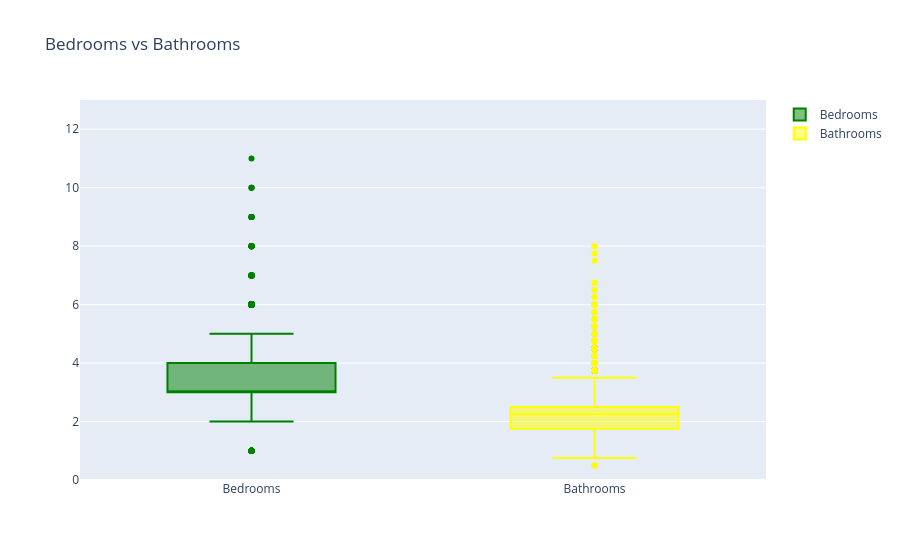

The notebook cell saved with this chart:
### Markdown cell above
#Box plot

### Code cell
import plotly.graph_objs as go
from plotly.offline import init_notebook_mode,iplot
fig1 = [go.Box(y=mydata.bedrooms,name="Bedrooms",marker=dict(color="green"),hoverinfo="name+y")]
fig2 = [go.Box(y=mydata.bathrooms,name="Bathrooms",marker=dict(color="yellow"),hoverinfo="name+y")]
layout2 = go.Layout(title="Bedrooms vs Bathrooms ",yaxis=dict(range=[0,13])) 
fig3 = go.Figure(data= fig1+fig2,layout=layout2)
iplot(fig3)

### Figure 1 — Plotly figure (JSON) as saved in the notebook; plotly's stock layout.template omitted (floating-point values rounded to 4 significant figures; data arrays with more than 128 entries replaced by an {"elided": "..."} marker saying what was removed)
{"data": [{"hoverinfo": "name+y", "marker": {"color": "green"}, "name": "Bedrooms", "type": "box", "y": {"elided": "21596 int values"}}, {"hoverinfo": "name+y", "marker": {"color": "yellow"}, "name": "Bathrooms", "type": "box", "y": {"elided": "21596 float values"}}], "layout": {"title": {"text": "Bedrooms vs Bathrooms "}, "yaxis": {"range": [0, 13]}}}
